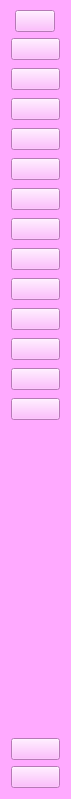
      <widget class="QWidget" name="icon_only_widget" native="true">
       <property name="minimumSize">
        <size>
         <width>71</width>
         <height>0</height>
        </size>
       </property>
       <property name="maximumSize">
        <size>
         <width>71</width>
         <height>16777215</height>
        </size>
       </property>
       <property name="styleSheet">
        <string notr="true">QWidget{
	background-color: rgb(255, 170, 255);
}


QPushButton:checked{
	background-color:white;
	border-radius:3px;
}</string>
       </property>
       <layout class="QVBoxLayout" name="verticalLayout_14">
        <property name="topMargin">
         <number>10</number>
        </property>
        <item>
         <layout class="QHBoxLayout" name="horizontalLayout_2">
          <item>
           <spacer name="horizontalSpacer_2">
            <property name="orientation">
             <enum>Qt::Horizontal</enum>
            </property>
            <property name="sizeHint" stdset="0">
             <size>
              <width>28</width>
              <height>20</height>
             </size>
            </property>
           </spacer>
          </item>
          <item>
           <widget class="QPushButton" name="pushButton_17">
            <property name="text">
             <string/>
            </property>
            <property name="icon">
             <iconset resource="resic.qrc">
              <normaloff>:/фото для редактора/назад.png</normaloff>:/фото для редактора/назад.png</iconset>
            </property>
            <property name="checkable">
             <bool>true</bool>
            </property>
            <property name="autoExclusive">
             <bool>true</bool>
            </property>
           </widget>
          </item>
          <item>
           <spacer name="horizontalSpacer">
            <property name="orientation">
             <enum>Qt::Horizontal</enum>
            </property>
            <property name="sizeHint" stdset="0">
             <size>
              <width>28</width>
              <height>20</height>
             </size>
            </property>
           </spacer>
          </item>
         </layout>
        </item>
        <item>
         <layout class="QVBoxLayout" name="verticalLayout_11">
          <property name="spacing">
           <number>8</number>
          </property>
          <item>
           <widget class="QPushButton" name="file_Button_1">
            <property name="text">
             <string/>
            </property>
            <property name="icon">
             <iconset resource="resic.qrc">
              <normaloff>:/фото для редактора/файл.png</normaloff>:/фото для редактора/файл.png</iconset>
            </property>
            <property name="checkable">
             <bool>true</bool>
            </property>
            <property name="autoExclusive">
             <bool>true</bool>
            </property>
           </widget>
          </item>
          <item>
           <widget class="QPushButton" name="allcheck_Button_1">
            <property name="text">
             <string/>
            </property>
            <property name="icon">
             <iconset resource="resic.qrc">
              <normaloff>:/фото для редактора/выделение всего текста.png</normaloff>:/фото для редактора/выделение всего текста.png</iconset>
            </property>
            <property name="checkable">
             <bool>true</bool>
            </property>
            <property name="autoExclusive">
             <bool>true</bool>
            </property>
           </widget>
          </item>
          <item>
           <widget class="QPushButton" name="copy_Button_1">
            <property name="text">
             <string/>
            </property>
            <property name="icon">
             <iconset resource="resic.qrc">
              <normaloff>:/фото для редактора/копирование.png</normaloff>:/фото для редактора/копирование.png</iconset>
            </property>
            <property name="checkable">
             <bool>true</bool>
            </property>
            <property name="autoExclusive">
             <bool>true</bool>
            </property>
           </widget>
          </item>
          <item>
           <widget class="QPushButton" name="paste_Button_1">
            <property name="text">
             <string/>
            </property>
            <property name="icon">
             <iconset resource="resic.qrc">
              <normaloff>:/фото для редактора/вставка.png</normaloff>:/фото для редактора/вставка.png</iconset>
            </property>
            <property name="checkable">
             <bool>true</bool>
            </property>
            <property name="autoExclusive">
             <bool>true</bool>
            </property>
           </widget>
          </item>
          <item>
           <widget class="QPushButton" name="shripht_Button_1">
            <property name="text">
             <string/>
            </property>
            <property name="icon">
             <iconset resource="resic.qrc">
              <normaloff>:/фото для редактора/шрифтн.png</normaloff>:/фото для редактора/шрифтн.png</iconset>
            </property>
            <property name="checkable">
             <bool>true</bool>
            </property>
            <property name="autoExclusive">
             <bool>true</bool>
            </property>
           </widget>
          </item>
          <item>
           <widget class="QPushButton" name="size_Button_1">
            <property name="text">
             <string/>
            </property>
            <property name="icon">
             <iconset resource="resic.qrc">
              <normaloff>:/фото для редактора/размер.png</normaloff>:/фото для редактора/размер.png</iconset>
            </property>
            <property name="checkable">
             <bool>true</bool>
            </property>
            <property name="autoExclusive">
             <bool>true</bool>
            </property>
           </widget>
          </item>
          <item>
           <widget class="QPushButton" name="color_Button_1">
            <property name="text">
             <string/>
            </property>
            <property name="icon">
             <iconset resource="resic.qrc">
              <normaloff>:/фото для редактора/цвет.png</normaloff>:/фото для редактора/цвет.png</iconset>
            </property>
            <property name="checkable">
             <bool>true</bool>
            </property>
            <property name="autoExclusive">
             <bool>true</bool>
            </property>
           </widget>
          </item>
          <item>
           <widget class="QPushButton" name="plamp_Button_1">
            <property name="text">
             <string/>
            </property>
            <property name="icon">
             <iconset resource="resic.qrc">
              <normaloff>:/фото для редактора/жирный.png</normaloff>:/фото для редактора/жирный.png</iconset>
            </property>
            <property name="checkable">
             <bool>true</bool>
            </property>
            <property name="autoExclusive">
             <bool>true</bool>
            </property>
           </widget>
          </item>
          <item>
           <widget class="QPushButton" name="italic_Button_1">
            <property name="text">
             <string/>
            </property>
            <property name="icon">
             <iconset resource="resic.qrc">
              <normaloff>:/фото для редактора/курсив.png</normaloff>:/фото для редактора/курсив.png</iconset>
            </property>
            <property name="checkable">
             <bool>true</bool>
            </property>
            <property name="autoExclusive">
             <bool>true</bool>
            </property>
           </widget>
          </item>
          <item>
           <widget class="QPushButton" name="underline_Button_1">
            <property name="text">
             <string/>
            </property>
            <property name="icon">
             <iconset resource="resic.qrc">
              <normaloff>:/фото для редактора/подчёркивание.png</normaloff>:/фото для редактора/подчёркивание.png</iconset>
            </property>
            <property name="checkable">
             <bool>true</bool>
            </property>
            <property name="autoExclusive">
             <bool>true</bool>
            </property>
           </widget>
          </item>
          <item>
           <widget class="QPushButton" name="find_Button_1">
            <property name="text">
             <string/>
            </property>
            <property name="icon">
             <iconset resource="resic.qrc">
              <normaloff>:/фото для редактора/найти.png</normaloff>:/фото для редактора/найти.png</iconset>
            </property>
            <property name="checkable">
             <bool>true</bool>
            </property>
            <property name="autoExclusive">
             <bool>true</bool>
            </property>
           </widget>
          </item>
          <item>
           <widget class="QPushButton" name="stile_Button_1">
            <property name="text">
             <string/>
            </property>
            <property name="icon">
             <iconset resource="resic.qrc">
              <normaloff>:/фото для редактора/стили.png</normaloff>:/фото для редактора/стили.png</iconset>
            </property>
            <property name="iconSize">
             <size>
              <width>30</width>
              <height>30</height>
             </size>
            </property>
            <property name="checkable">
             <bool>true</bool>
            </property>
            <property name="autoExclusive">
             <bool>true</bool>
            </property>
           </widget>
          </item>
          <item>
           <widget class="QPushButton" name="new_Button_1">
            <property name="text">
             <string/>
            </property>
            <property name="icon">
             <iconset resource="resic.qrc">
              <normaloff>:/фото для редактора/добавить.png</normaloff>:/фото для редактора/добавить.png</iconset>
            </property>
            <property name="checkable">
             <bool>true</bool>
            </property>
            <property name="autoExclusive">
             <bool>true</bool>
            </property>
           </widget>
          </item>
         </layout>
        </item>
        <item>
         <spacer name="verticalSpacer_2">
          <property name="orientation">
           <enum>Qt::Vertical</enum>
          </property>
          <property name="sizeHint" stdset="0">
           <size>
            <width>20</width>
            <height>312</height>
           </size>
          </property>
         </spacer>
        </item>
        <item>
         <layout class="QVBoxLayout" name="verticalLayout_12">
          <item>
           <widget class="QPushButton" name="otstup_Button_1">
            <property name="text">
             <string/>
            </property>
            <property name="icon">
             <iconset resource="resic.qrc">
              <normaloff>:/фото для редактора/отступ.png</normaloff>:/фото для редактора/отступ.png</iconset>
            </property>
            <property name="checkable">
             <bool>true</bool>
            </property>
            <property name="autoExclusive">
             <bool>true</bool>
            </property>
           </widget>
          </item>
          <item>
           <widget class="QPushButton" name="interval_Button_1">
            <property name="text">
             <string/>
            </property>
            <property name="icon">
             <iconset resource="resic.qrc">
              <normaloff>:/фото для редактора/интервал.png</normaloff>:/фото для редактора/интервал.png</iconset>
            </property>
            <property name="checkable">
             <bool>true</bool>
            </property>
            <property name="autoExclusive">
             <bool>true</bool>
            </property>
           </widget>
          </item>
         </layout>
        </item>
       </layout>
      </widget>
